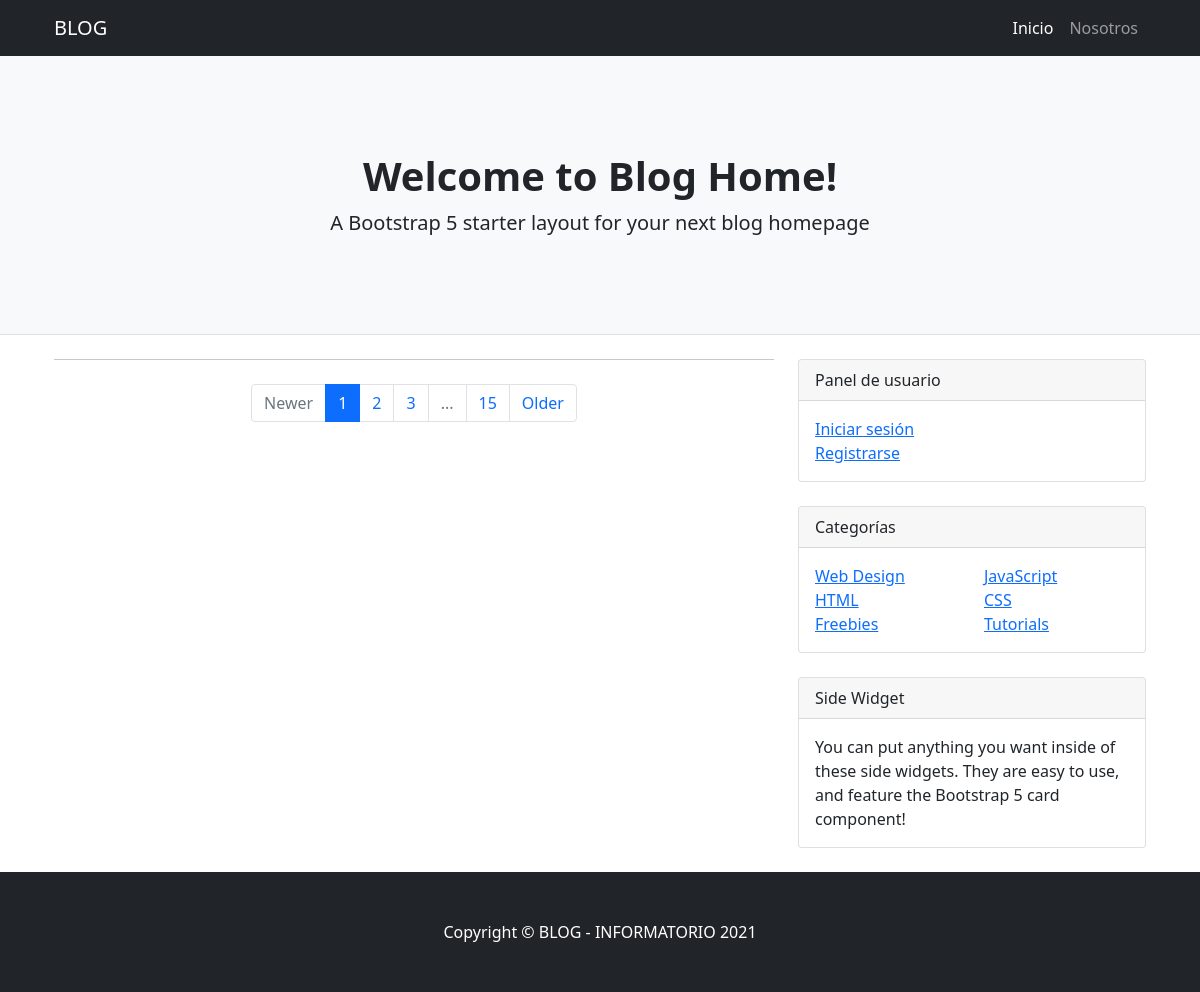
Before: / with the older database file.
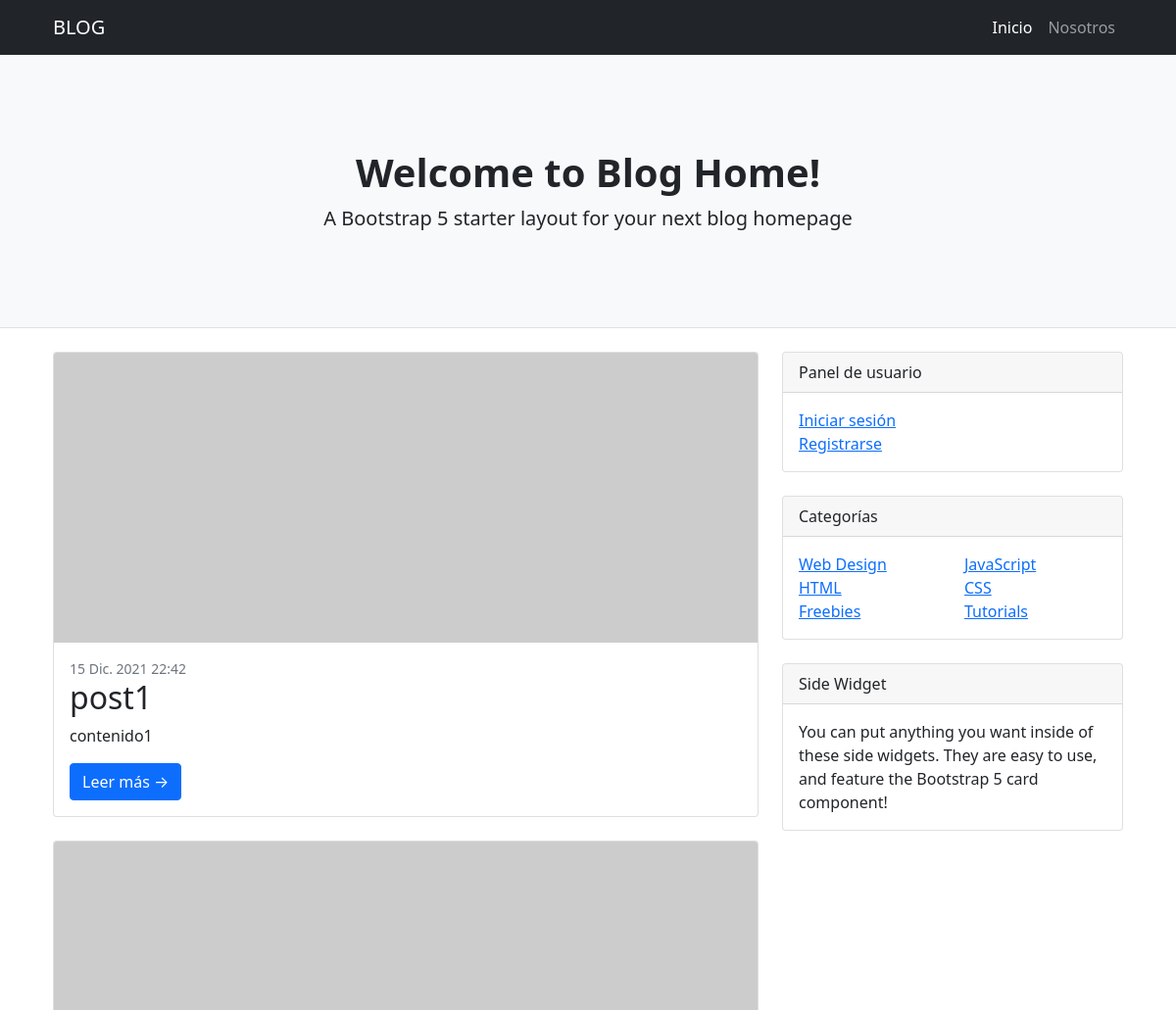
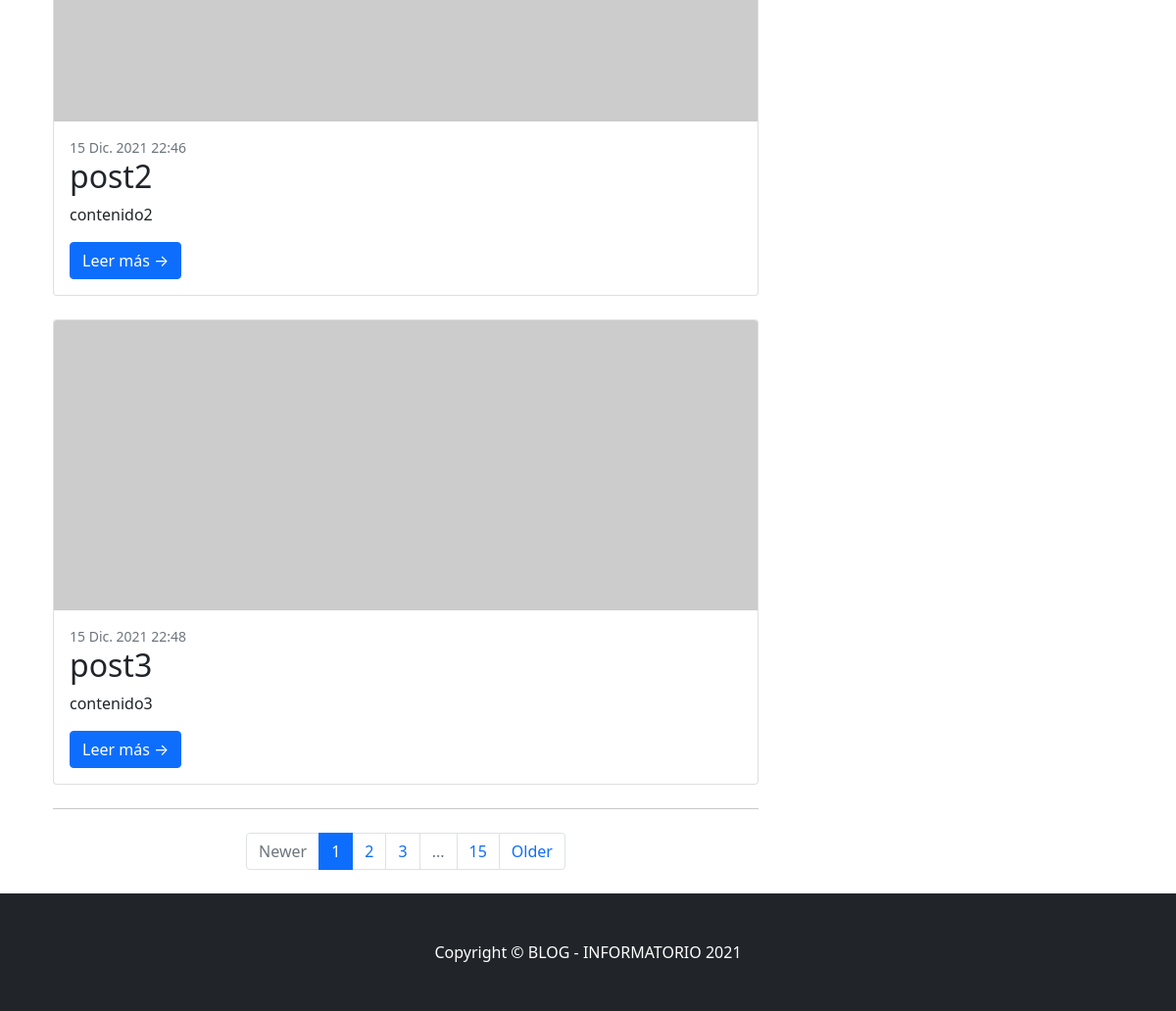
After: the same page with the newer database file (2 pictures, top to bottom).
### publicacion/models.py (models this page shows, shortened)
class Publicacion(models.Model):
    autor = models.ForeignKey(Usuario, on_delete=models.DO_NOTHING, default=0)
    titulo = models.CharField(max_length=100, blank=False) #blank determina que si o si se escriba algo
    contenido = models.TextField(blank=False)
    destacado = models.BooleanField(default=False)
    imagen = models.ImageField(blank=True)
    fechaCreacion = models.DateTimeField(auto_now_add=True) # auto_created=True #
    fechaEdicion = models.DateTimeField(auto_now=True) # editable=False #

### publicacion/views.py (the view)
# urls.py: path('', publicacion.views.index, name='index'), # inicio de la web
def index(request): # inicio de la página web
    listado = Publicacion.objects.all()
    template = 'publicacion/lista.html'
    contexto = {'publicaciones': listado, }
    return render(request, template, contexto)

### templates/publicacion/lista.html
{% extends 'base.html' %}
{% block content %}
<div class="col-lg-8">
{% for pub in publicaciones %}
    <div class="card mb-4">
        <a href="{% url 'publicacion_ver' pub.id %}"><img class="card-img-top" src="https://dummyimage.com/850x350/dee2e6/6c757d.jpg" /></a>
        <div class="card-body">
            <div class="small text-muted">{{ pub.fechaCreacion }}</div>
            <h2 class="card-title">{{ pub.titulo }}</h2>
            <p class="card-text">{{ pub.contenido|truncatechars:50 }}</p>
            <a class="btn btn-primary" href="{% url 'publicacion_ver' pub.id %}">Leer más →</a>
        </div>
    </div>
{% endfor %}
    <nav aria-label="Pagination">
        <hr class="my-0" />
        <ul class="pagination justify-content-center my-4">
            <li class="page-item disabled"><a class="page-link" href="#" tabindex="-1" aria-disabled="true">Newer</a></li>
            <li class="page-item active" aria-current="page"><a class="page-link" href="#!">1</a></li>
            <li class="page-item"><a class="page-link" href="#!">2</a></li>
            <li class="page-item"><a class="page-link" href="#!">3</a></li>
            <li class="page-item disabled"><a class="page-link" href="#!">...</a></li>
            <li class="page-item"><a class="page-link" href="#!">15</a></li>
            <li class="page-item"><a class="page-link" href="#!">Older</a></li>
        </ul>
    </nav>
</div>
{% endblock %}

### templates/base.html (shortened to what this page needs)
<!DOCTYPE html>
<html lang="en">
    <head>
        {% load static %}
        {% load bootstrap5 %}
        {% bootstrap_css %}
        <link href="{% static 'css/styles.css' %}" rel="stylesheet" />
    </head>
    <body>
        <nav class="navbar navbar-expand-lg navbar-dark bg-dark">
            <div class="container">
                <a class="navbar-brand" href="{% url 'index' %}">BLOG</a>
                <div class="collapse navbar-collapse" id="navbarSupportedContent">
                    <ul class="navbar-nav ms-auto mb-2 mb-lg-0">
                        {% with request.resolver_match.url_name as url_name %}
                        <li class="nav-item"><a class="nav-link {% if url_name == 'index' %}active{% endif %}" href="{% url 'index' %}">Inicio</a></li>
                        <li class="nav-item"><a class="nav-link {% if url_name == 'nosotros' %}active{% endif %}" href="{% url 'nosotros' %}">Nosotros</a></li>
                        {% endwith %}
                    </ul>
                </div>
            </div>
        </nav>
        <header class="py-5 bg-light border-bottom mb-4">
            <div class="container">
                <div class="text-center my-5">
                    <h1 class="fw-bolder">Welcome to Blog Home!</h1>
                    <p class="lead mb-0">A Bootstrap 5 starter layout for your next blog homepage</p>
                </div>
            </div>
        </header>
        <div class="container">
            <div class="row">
                {% block content %}{% endblock %}
                <div class="col-lg-4">
                    <div class="card mb-4">
                        <div class="card-header">Panel de usuario</div>
                        <div class="card-body">
                            <div class="row">
                                {% if user.is_authenticated %}
                                <p>Hola {{ user.get_username }}, estas son tus opciones.</p>
                                <div class="col-sm-6">
                                    <ul class="list-unstyled mb-0">
                                        {% with tipoUsuario=0 %}
                                            {% for grupo in user.groups.all %}
                                                {% if grupo == 'Administrador' %}
                                                    {% with tipoUsuario=1 %}
                                                    <p>{{ grupo }}</p>
                                                    {% endwith %}
                                                {% endif %}
                                                {% if grupo == 'Escritor' %}
                                                    {% with tipoUsuario=2 %}
                                                    <p>{{ grupo }}</p>
                                                    {% endwith %}
                                                {% endif %}
                                                {% if grupo == 'Lector' %}
                                                    {% with tipoUsuario=3 %}
                                                    <p>{{ grupo }}</p>
                                                    {% endwith %}
                                                {% endif %}
                                            {% endfor %}
                                        {% endwith %}
                                        <li><a href="{% url 'publicacion_nueva' %}">Nueva publicación</a></li>
                                        <li></li>
                                        <li><a href="{% url 'cuenta' %}">Perfil</a></li>
                                        <li><a href="{% url 'cambiarPassword' %}">Cambiar contraseña</a></li>
                                        <li><a href="#">Cambiar e-mail</a></li>
                                        <li><a href="{% url 'cerrar_sesion' %}">Cerrar sesión</a></li>
                                    </ul>
                                </div>
                                {% else %}
                                <div class="col-sm-6">
                                    <ul class="list-unstyled mb-0">
                                        <li><a href="{% url 'iniciar_sesion' %}">Iniciar sesión</a></li>
                                        <li><a href="{% url 'cuenta_registrar' %}">Registrarse</a></li>
                                    </ul>
                                </div>
                                {% endif %}
                            </div>
                        </div>
                    </div>
                    <div class="card mb-4">
                        <div class="card-header">Categorías</div>
                        <div class="card-body">
                            <div class="row">
                                <div class="col-sm-6">
                                    <ul class="list-unstyled mb-0">
                                        <li><a href="#!">Web Design</a></li>
                                        <li><a href="#!">HTML</a></li>
                                        <li><a href="#!">Freebies</a></li>
                                    </ul>
                                </div>
                                <div class="col-sm-6">
                                    <ul class="list-unstyled mb-0">
                                        <li><a href="#!">JavaScript</a></li>
                                        <li><a href="#!">CSS</a></li>
                                        <li><a href="#!">Tutorials</a></li>
                                    </ul>
                                </div>
                            </div>
                        </div>
                    </div>
                    <div class="card mb-4">
                        <div class="card-header">Side Widget</div>
                        <div class="card-body">You can put anything you want inside of these side widgets. They are easy to use, and feature the Bootstrap 5 card component!</div>
                    </div>
                </div>
            </div>
        </div>
        <footer class="py-5 bg-dark">
            <div class="container"><p class="m-0 text-center text-white">Copyright &copy; BLOG - INFORMATORIO 2021</p></div>
        </footer>
    </body>
</html>

Changed rows visible on the page:
added Publicacion: fechaCreacion "15 Dic. 2021 22:42", titulo "post1", contenido "contenido1"
added Publicacion: fechaCreacion "15 Dic. 2021 22:46", titulo "post2", contenido "contenido2"
added Publicacion: fechaCreacion "15 Dic. 2021 22:48", titulo "post3", contenido "contenido3"
